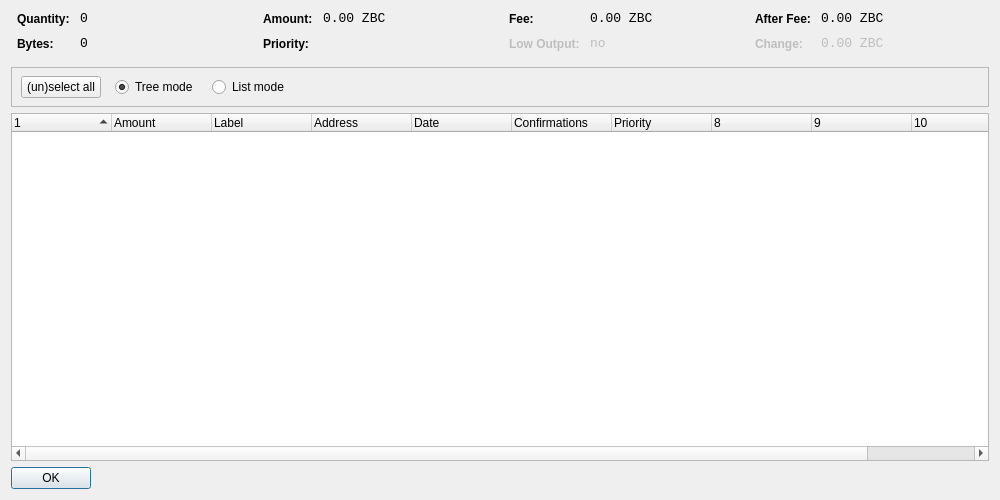
<?xml version="1.0" encoding="UTF-8"?>
<ui version="4.0">
 <class>CoinControlDialog</class>
 <widget class="QDialog" name="CoinControlDialog">
  <property name="geometry">
   <rect>
    <x>0</x>
    <y>0</y>
    <width>1000</width>
    <height>500</height>
   </rect>
  </property>
  <property name="windowTitle">
   <string>Coin Control</string>
  </property>
  <property name="styleSheet">
   <string notr="true">background-image: url(:/images/2s);</string>
  </property>
  <layout class="QVBoxLayout" name="verticalLayout">
   <item>
    <layout class="QHBoxLayout" name="horizontalLayoutTop" stretch="0,0,0,0">
     <property name="topMargin">
      <number>0</number>
     </property>
     <property name="bottomMargin">
      <number>10</number>
     </property>
     <item>
      <layout class="QFormLayout" name="formLayoutCoinControl1">
       <property name="horizontalSpacing">
        <number>10</number>
       </property>
       <property name="verticalSpacing">
        <number>10</number>
       </property>
       <property name="leftMargin">
        <number>6</number>
       </property>
       <property name="rightMargin">
        <number>6</number>
       </property>
       <item row="0" column="0">
        <widget class="QLabel" name="labelCoinControlQuantityText">
         <property name="styleSheet">
          <string notr="true">font-weight:bold;</string>
         </property>
         <property name="text">
          <string>Quantity:</string>
         </property>
        </widget>
       </item>
       <item row="0" column="1">
        <widget class="QLabel" name="labelCoinControlQuantity">
         <property name="font">
          <font>
           <family>Monospace</family>
           <pointsize>10</pointsize>
          </font>
         </property>
         <property name="cursor">
          <cursorShape>IBeamCursor</cursorShape>
         </property>
         <property name="contextMenuPolicy">
          <enum>Qt::ActionsContextMenu</enum>
         </property>
         <property name="text">
          <string notr="true">0</string>
         </property>
         <property name="textInteractionFlags">
          <set>Qt::LinksAccessibleByMouse|Qt::TextSelectableByKeyboard|Qt::TextSelectableByMouse</set>
         </property>
        </widget>
       </item>
       <item row="1" column="0">
        <widget class="QLabel" name="labelCoinControlBytesText">
         <property name="styleSheet">
          <string notr="true">font-weight:bold;</string>
         </property>
         <property name="text">
          <string>Bytes:</string>
         </property>
        </widget>
       </item>
       <item row="1" column="1">
        <widget class="QLabel" name="labelCoinControlBytes">
         <property name="font">
          <font>
           <family>Monospace</family>
           <pointsize>10</pointsize>
          </font>
         </property>
         <property name="cursor">
          <cursorShape>IBeamCursor</cursorShape>
         </property>
         <property name="contextMenuPolicy">
          <enum>Qt::ActionsContextMenu</enum>
         </property>
         <property name="text">
          <string notr="true">0</string>
         </property>
         <property name="textInteractionFlags">
          <set>Qt::LinksAccessibleByMouse|Qt::TextSelectableByKeyboard|Qt::TextSelectableByMouse</set>
         </property>
        </widget>
       </item>
      </layout>
     </item>
     <item>
      <layout class="QFormLayout" name="formLayoutCoinControl2">
       <property name="horizontalSpacing">
        <number>10</number>
       </property>
       <property name="verticalSpacing">
        <number>10</number>
       </property>
       <property name="leftMargin">
        <number>6</number>
       </property>
       <property name="rightMargin">
        <number>6</number>
       </property>
       <item row="0" column="0">
        <widget class="QLabel" name="labelCoinControlAmountText">
         <property name="styleSheet">
          <string notr="true">font-weight:bold;</string>
         </property>
         <property name="text">
          <string>Amount:</string>
         </property>
        </widget>
       </item>
       <item row="0" column="1">
        <widget class="QLabel" name="labelCoinControlAmount">
         <property name="font">
          <font>
           <family>Monospace</family>
           <pointsize>10</pointsize>
          </font>
         </property>
         <property name="cursor">
          <cursorShape>IBeamCursor</cursorShape>
         </property>
         <property name="contextMenuPolicy">
          <enum>Qt::ActionsContextMenu</enum>
         </property>
         <property name="text">
          <string notr="true">0.00 ZBC</string>
         </property>
         <property name="textInteractionFlags">
          <set>Qt::LinksAccessibleByMouse|Qt::TextSelectableByKeyboard|Qt::TextSelectableByMouse</set>
         </property>
        </widget>
       </item>
       <item row="1" column="0">
        <widget class="QLabel" name="labelCoinControlPriorityText">
         <property name="styleSheet">
          <string notr="true">font-weight:bold;</string>
         </property>
         <property name="text">
          <string>Priority:</string>
         </property>
        </widget>
       </item>
       <item row="1" column="1">
        <widget class="QLabel" name="labelCoinControlPriority">
         <property name="font">
          <font>
           <family>Monospace</family>
           <pointsize>10</pointsize>
          </font>
         </property>
         <property name="cursor">
          <cursorShape>IBeamCursor</cursorShape>
         </property>
         <property name="contextMenuPolicy">
          <enum>Qt::ActionsContextMenu</enum>
         </property>
         <property name="text">
          <string/>
         </property>
         <property name="textInteractionFlags">
          <set>Qt::LinksAccessibleByMouse|Qt::TextSelectableByKeyboard|Qt::TextSelectableByMouse</set>
         </property>
        </widget>
       </item>
      </layout>
     </item>
     <item>
      <layout class="QFormLayout" name="formLayoutCoinControl3">
       <property name="horizontalSpacing">
        <number>10</number>
       </property>
       <property name="verticalSpacing">
        <number>10</number>
       </property>
       <property name="leftMargin">
        <number>6</number>
       </property>
       <property name="rightMargin">
        <number>6</number>
       </property>
       <item row="0" column="0">
        <widget class="QLabel" name="labelCoinControlFeeText">
         <property name="styleSheet">
          <string notr="true">font-weight:bold;</string>
         </property>
         <property name="text">
          <string>Fee:</string>
         </property>
        </widget>
       </item>
       <item row="0" column="1">
        <widget class="QLabel" name="labelCoinControlFee">
         <property name="font">
          <font>
           <family>Monospace</family>
           <pointsize>10</pointsize>
          </font>
         </property>
         <property name="cursor">
          <cursorShape>IBeamCursor</cursorShape>
         </property>
         <property name="contextMenuPolicy">
          <enum>Qt::ActionsContextMenu</enum>
         </property>
         <property name="text">
          <string notr="true">0.00 ZBC</string>
         </property>
         <property name="textInteractionFlags">
          <set>Qt::LinksAccessibleByMouse|Qt::TextSelectableByKeyboard|Qt::TextSelectableByMouse</set>
         </property>
        </widget>
       </item>
       <item row="1" column="0">
        <widget class="QLabel" name="labelCoinControlLowOutputText">
         <property name="enabled">
          <bool>false</bool>
         </property>
         <property name="styleSheet">
          <string notr="true">font-weight:bold;</string>
         </property>
         <property name="text">
          <string>Low Output:</string>
         </property>
        </widget>
       </item>
       <item row="1" column="1">
        <widget class="QLabel" name="labelCoinControlLowOutput">
         <property name="enabled">
          <bool>false</bool>
         </property>
         <property name="font">
          <font>
           <family>Monospace</family>
           <pointsize>10</pointsize>
          </font>
         </property>
         <property name="cursor">
          <cursorShape>IBeamCursor</cursorShape>
         </property>
         <property name="contextMenuPolicy">
          <enum>Qt::ActionsContextMenu</enum>
         </property>
         <property name="text">
          <string notr="true">no</string>
         </property>
         <property name="textInteractionFlags">
          <set>Qt::LinksAccessibleByMouse|Qt::TextSelectableByKeyboard|Qt::TextSelectableByMouse</set>
         </property>
        </widget>
       </item>
      </layout>
     </item>
     <item>
      <layout class="QFormLayout" name="formLayoutCoinControl4">
       <property name="horizontalSpacing">
        <number>10</number>
       </property>
       <property name="verticalSpacing">
        <number>10</number>
       </property>
       <property name="leftMargin">
        <number>6</number>
       </property>
       <property name="rightMargin">
        <number>6</number>
       </property>
       <item row="0" column="0">
        <widget class="QLabel" name="labelCoinControlAfterFeeText">
         <property name="styleSheet">
          <string notr="true">font-weight:bold;</string>
         </property>
         <property name="text">
          <string>After Fee:</string>
         </property>
        </widget>
       </item>
       <item row="0" column="1">
        <widget class="QLabel" name="labelCoinControlAfterFee">
         <property name="font">
          <font>
           <family>Monospace</family>
           <pointsize>10</pointsize>
          </font>
         </property>
         <property name="cursor">
          <cursorShape>IBeamCursor</cursorShape>
         </property>
         <property name="contextMenuPolicy">
          <enum>Qt::ActionsContextMenu</enum>
         </property>
         <property name="text">
          <string notr="true">0.00 ZBC</string>
         </property>
         <property name="textInteractionFlags">
          <set>Qt::LinksAccessibleByMouse|Qt::TextSelectableByKeyboard|Qt::TextSelectableByMouse</set>
         </property>
        </widget>
       </item>
       <item row="1" column="0">
        <widget class="QLabel" name="labelCoinControlChangeText">
         <property name="enabled">
          <bool>false</bool>
         </property>
         <property name="styleSheet">
          <string notr="true">font-weight:bold;</string>
         </property>
         <property name="text">
          <string>Change:</string>
         </property>
        </widget>
       </item>
       <item row="1" column="1">
        <widget class="QLabel" name="labelCoinControlChange">
         <property name="enabled">
          <bool>false</bool>
         </property>
         <property name="font">
          <font>
           <family>Monospace</family>
           <pointsize>10</pointsize>
          </font>
         </property>
         <property name="cursor">
          <cursorShape>IBeamCursor</cursorShape>
         </property>
         <property name="contextMenuPolicy">
          <enum>Qt::ActionsContextMenu</enum>
         </property>
         <property name="text">
          <string notr="true">0.00 ZBC</string>
         </property>
         <property name="textInteractionFlags">
          <set>Qt::LinksAccessibleByMouse|Qt::TextSelectableByKeyboard|Qt::TextSelectableByMouse</set>
         </property>
        </widget>
       </item>
      </layout>
     </item>
    </layout>
   </item>
   <item>
    <widget class="QFrame" name="frame">
     <property name="minimumSize">
      <size>
       <width>0</width>
       <height>40</height>
      </size>
     </property>
     <property name="frameShape">
      <enum>QFrame::StyledPanel</enum>
     </property>
     <property name="frameShadow">
      <enum>QFrame::Sunken</enum>
     </property>
     <widget class="QWidget" name="horizontalLayoutWidget">
      <property name="geometry">
       <rect>
        <x>10</x>
        <y>0</y>
        <width>781</width>
        <height>41</height>
       </rect>
      </property>
      <layout class="QHBoxLayout" name="horizontalLayoutPanel" stretch="0,0,0,0">
       <property name="spacing">
        <number>14</number>
       </property>
       <item>
        <widget class="QPushButton" name="pushButtonSelectAll">
         <property name="sizePolicy">
          <sizepolicy hsizetype="Maximum" vsizetype="Fixed">
           <horstretch>0</horstretch>
           <verstretch>0</verstretch>
          </sizepolicy>
         </property>
         <property name="text">
          <string>(un)select all</string>
         </property>
        </widget>
       </item>
       <item>
        <widget class="QRadioButton" name="radioTreeMode">
         <property name="sizePolicy">
          <sizepolicy hsizetype="Maximum" vsizetype="Fixed">
           <horstretch>0</horstretch>
           <verstretch>0</verstretch>
          </sizepolicy>
         </property>
         <property name="text">
          <string>Tree mode</string>
         </property>
         <property name="checked">
          <bool>true</bool>
         </property>
        </widget>
       </item>
       <item>
        <widget class="QRadioButton" name="radioListMode">
         <property name="sizePolicy">
          <sizepolicy hsizetype="Maximum" vsizetype="Fixed">
           <horstretch>0</horstretch>
           <verstretch>0</verstretch>
          </sizepolicy>
         </property>
         <property name="text">
          <string>List mode</string>
         </property>
        </widget>
       </item>
       <item>
        <spacer name="horizontalSpacer">
         <property name="orientation">
          <enum>Qt::Horizontal</enum>
         </property>
         <property name="sizeHint" stdset="0">
          <size>
           <width>40</width>
           <height>20</height>
          </size>
         </property>
        </spacer>
       </item>
      </layout>
     </widget>
    </widget>
   </item>
   <item>
    <widget class="CoinControlTreeWidget" name="treeWidget">
     <property name="contextMenuPolicy">
      <enum>Qt::CustomContextMenu</enum>
     </property>
     <property name="sortingEnabled">
      <bool>false</bool>
     </property>
     <property name="columnCount">
      <number>11</number>
     </property>
     <attribute name="headerShowSortIndicator" stdset="0">
      <bool>true</bool>
     </attribute>
     <attribute name="headerStretchLastSection">
      <bool>false</bool>
     </attribute>
     <column>
      <property name="text">
       <string/>
      </property>
     </column>
     <column>
      <property name="text">
       <string>Amount</string>
      </property>
     </column>
     <column>
      <property name="text">
       <string>Label</string>
      </property>
     </column>
     <column>
      <property name="text">
       <string>Address</string>
      </property>
     </column>
     <column>
      <property name="text">
       <string>Date</string>
      </property>
     </column>
     <column>
      <property name="text">
       <string>Confirmations</string>
      </property>
      <property name="toolTip">
       <string>Confirmed</string>
      </property>
     </column>
     <column>
      <property name="text">
       <string>Priority</string>
      </property>
     </column>
     <column>
      <property name="text">
       <string/>
      </property>
     </column>
     <column>
      <property name="text">
       <string/>
      </property>
     </column>
     <column>
      <property name="text">
       <string/>
      </property>
     </column>
     <column>
      <property name="text">
       <string/>
      </property>
     </column>
    </widget>
   </item>
   <item>
    <widget class="QDialogButtonBox" name="buttonBox">
     <property name="sizePolicy">
      <sizepolicy hsizetype="Maximum" vsizetype="Fixed">
       <horstretch>0</horstretch>
       <verstretch>0</verstretch>
      </sizepolicy>
     </property>
     <property name="orientation">
      <enum>Qt::Horizontal</enum>
     </property>
     <property name="standardButtons">
      <set>QDialogButtonBox::Ok</set>
     </property>
    </widget>
   </item>
  </layout>
 </widget>
 <customwidgets>
  <customwidget>
   <class>CoinControlTreeWidget</class>
   <extends>QTreeWidget</extends>
   <header>coincontroltreewidget.h</header>
  </customwidget>
 </customwidgets>
 <resources/>
 <connections/>
</ui>
